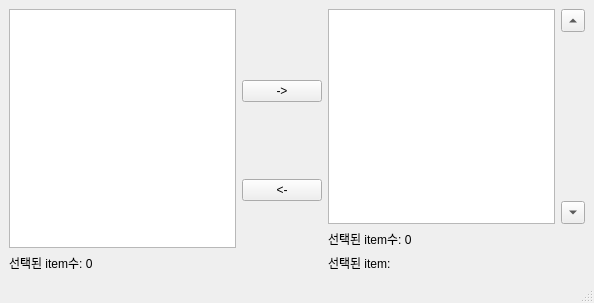
<?xml version="1.0" encoding="UTF-8"?>
<ui version="4.0">
 <class>MainWindow</class>
 <widget class="QMainWindow" name="MainWindow">
  <property name="geometry">
   <rect>
    <x>0</x>
    <y>0</y>
    <width>594</width>
    <height>303</height>
   </rect>
  </property>
  <property name="windowTitle">
   <string>MainWindow</string>
  </property>
  <widget class="QWidget" name="centralwidget">
   <layout class="QHBoxLayout" name="horizontalLayout_2">
    <item>
     <layout class="QVBoxLayout" name="verticalLayout_2">
      <item>
       <widget class="QListWidget" name="lstItemFrom">
        <property name="dragEnabled">
         <bool>false</bool>
        </property>
        <property name="dragDropOverwriteMode">
         <bool>false</bool>
        </property>
        <property name="dragDropMode">
         <enum>QAbstractItemView::DragDrop</enum>
        </property>
        <property name="defaultDropAction">
         <enum>Qt::MoveAction</enum>
        </property>
        <property name="alternatingRowColors">
         <bool>true</bool>
        </property>
        <property name="selectionMode">
         <enum>QAbstractItemView::ExtendedSelection</enum>
        </property>
        <property name="movement">
         <enum>QListView::Free</enum>
        </property>
        <property name="isWrapping" stdset="0">
         <bool>false</bool>
        </property>
        <property name="viewMode">
         <enum>QListView::ListMode</enum>
        </property>
        <property name="sortingEnabled">
         <bool>true</bool>
        </property>
       </widget>
      </item>
      <item>
       <widget class="QLabel" name="lblFromSel">
        <property name="text">
         <string>선택된 item수: 0</string>
        </property>
       </widget>
      </item>
     </layout>
    </item>
    <item>
     <layout class="QVBoxLayout" name="verticalLayout">
      <item>
       <widget class="QPushButton" name="btnAdd">
        <property name="text">
         <string>-&gt;</string>
        </property>
       </widget>
      </item>
      <item>
       <widget class="QPushButton" name="btnRemove">
        <property name="text">
         <string>&lt;-</string>
        </property>
       </widget>
      </item>
     </layout>
    </item>
    <item>
     <layout class="QVBoxLayout" name="verticalLayout_4">
      <item>
       <layout class="QHBoxLayout" name="horizontalLayout">
        <item>
         <widget class="QListWidget" name="lstItemTo">
          <property name="dragDropMode">
           <enum>QAbstractItemView::DragDrop</enum>
          </property>
          <property name="defaultDropAction">
           <enum>Qt::MoveAction</enum>
          </property>
          <property name="movement">
           <enum>QListView::Free</enum>
          </property>
          <property name="viewMode">
           <enum>QListView::ListMode</enum>
          </property>
         </widget>
        </item>
        <item>
         <layout class="QVBoxLayout" name="verticalLayout_3">
          <item>
           <widget class="QToolButton" name="btnUp">
            <property name="text">
             <string>...</string>
            </property>
            <property name="arrowType">
             <enum>Qt::UpArrow</enum>
            </property>
           </widget>
          </item>
          <item>
           <spacer name="verticalSpacer">
            <property name="orientation">
             <enum>Qt::Vertical</enum>
            </property>
            <property name="sizeHint" stdset="0">
             <size>
              <width>20</width>
              <height>40</height>
             </size>
            </property>
           </spacer>
          </item>
          <item>
           <widget class="QToolButton" name="btnDown">
            <property name="text">
             <string>...</string>
            </property>
            <property name="arrowType">
             <enum>Qt::DownArrow</enum>
            </property>
           </widget>
          </item>
         </layout>
        </item>
       </layout>
      </item>
      <item>
       <widget class="QLabel" name="lblToSel">
        <property name="text">
         <string>선택된 item수: 0</string>
        </property>
       </widget>
      </item>
      <item>
       <widget class="QLabel" name="lblToText">
        <property name="text">
         <string>선택된 item: </string>
        </property>
       </widget>
      </item>
     </layout>
    </item>
   </layout>
  </widget>
  <widget class="QMenuBar" name="menubar">
   <property name="geometry">
    <rect>
     <x>0</x>
     <y>0</y>
     <width>594</width>
     <height>20</height>
    </rect>
   </property>
  </widget>
  <widget class="QStatusBar" name="statusbar"/>
 </widget>
 <resources/>
 <connections/>
</ui>
